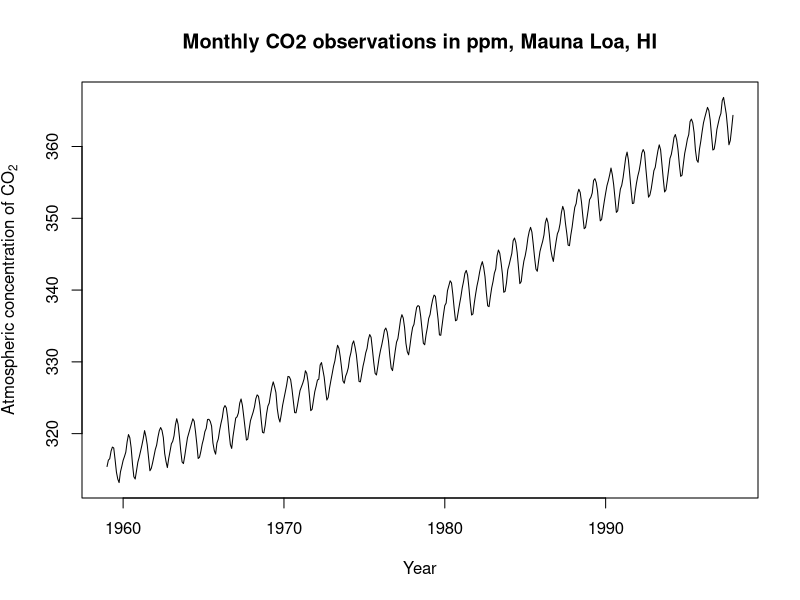

Write the R code that produced this figure.
## ---- chunk 1
data("co2")
plot(co2, 
     main = "Monthly CO2 observations in ppm, Mauna Loa, HI",
     xlab = "Year", 
     ylab = expression("Atmospheric concentration of CO"[2]))
